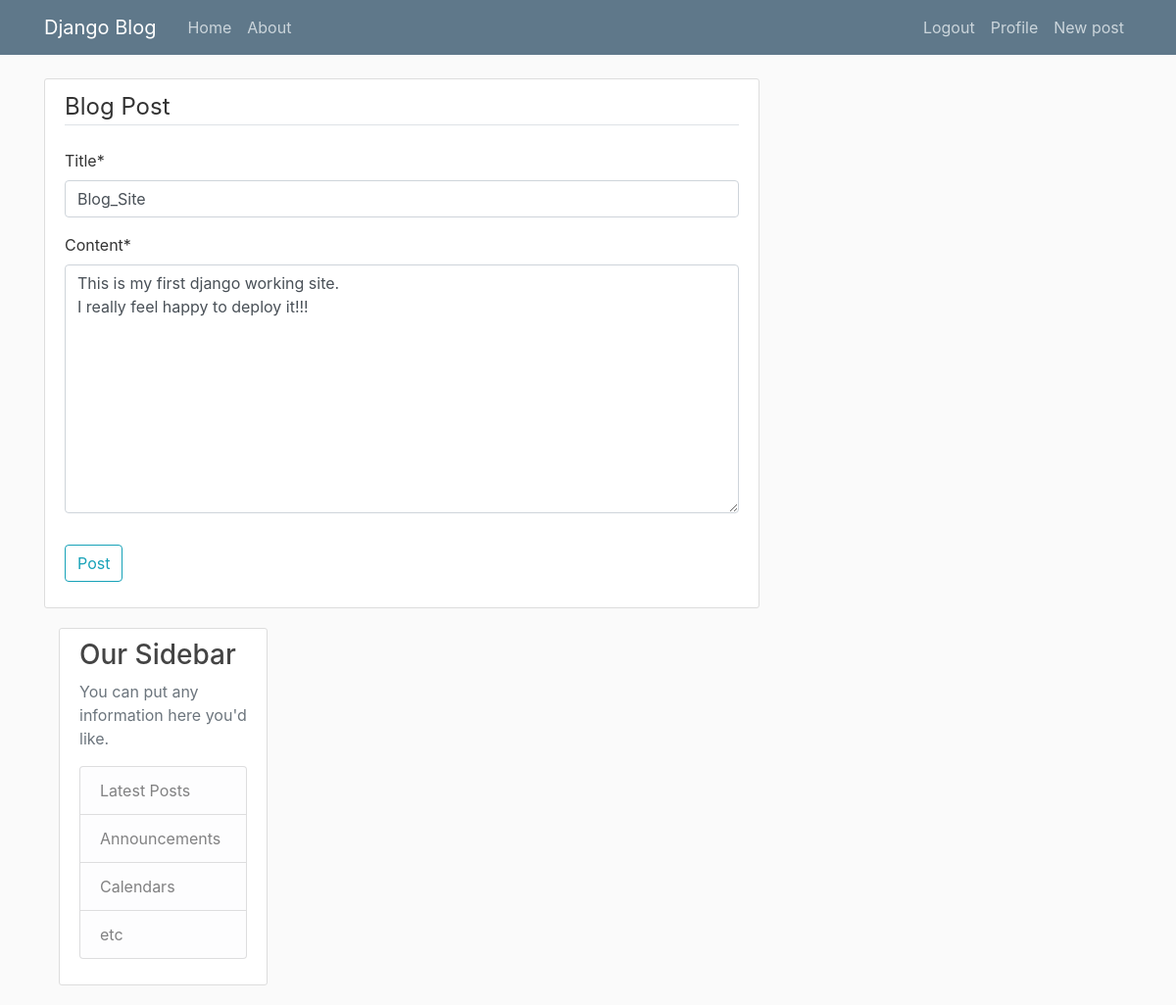
/post/14/update/ (signed in), run on the app's committed database.
### blog/models.py (models this page shows, shortened)
class Post(models.Model):
	title = models.CharField(max_length=100)
	content = models.TextField()
	date_posted = models.DateTimeField(default=timezone.now)
	author = models.ForeignKey(User, on_delete=models.CASCADE)

### blog/views.py (the view, shortened to what this page needs)
# urls.py: path('post/<int:pk>/update/',PostUpdateView.as_view(),name="post-update"),
class PostUpdateView(UserPassesTestMixin, LoginRequiredMixin, UpdateView):
	model = Post
	fields = ['title','content']
	def test_func(self):
		post = self.get_object()
		if self.request.user == post.author:
			return True
		return False

### blog/templates/blog/post_form.html (shortened to what this page needs)
{% extends "blog/base.html" %}
{% load crispy_forms_tags %}
{% block content %}
<div class="content-section">
	<form method="POST">
		<fieldset class="form-group">
			<legend class="border-bottom mb-4">Blog Post</legend>
			{{ form|crispy }}
		</fieldset>
		<div class="form-group">
			<button class="btn btn-outline-info" type="submit">Post</button>
		</div>
	</form>
{% endblock content %}

### blog/static/blog/main.css (style rules this page uses)
body { background: #fafafa; color: #333333; margin-top: 5rem; }
.content-section { background: #ffffff; padding: 10px 20px; border: 1px solid #dddddd; border-radius: 3px; margin-bottom: 20px; }

### data on the page
Post: title "Blog_Site", content "This is my first django working site. I really feel happy to deploy it!!!"
